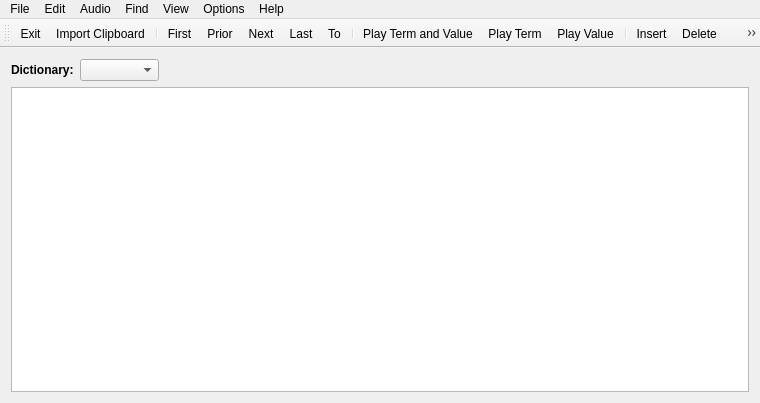
<?xml version="1.0" encoding="UTF-8"?>
<ui version="4.0">
 <class>UiMain</class>
 <widget class="QMainWindow" name="UiMain">
  <property name="geometry">
   <rect>
    <x>0</x>
    <y>0</y>
    <width>760</width>
    <height>403</height>
   </rect>
  </property>
  <widget class="QWidget" name="centralWidget">
   <layout class="QGridLayout" name="gridLayout">
    <item row="0" column="0">
     <layout class="QVBoxLayout" name="verticalLayout">
      <item>
       <layout class="QHBoxLayout" name="horizontalLayout">
        <item>
         <widget class="QLabel" name="label_2">
          <property name="text">
           <string>&lt;b&gt;Dictionary:&lt;/b&gt;</string>
          </property>
         </widget>
        </item>
        <item>
         <widget class="QComboBox" name="cboDictPath">
          <property name="font">
           <font>
            <weight>75</weight>
            <bold>true</bold>
           </font>
          </property>
         </widget>
        </item>
        <item>
         <widget class="QLabel" name="lblDictInfo">
          <property name="text">
           <string/>
          </property>
         </widget>
        </item>
        <item>
         <spacer name="horizontalSpacer">
          <property name="orientation">
           <enum>Qt::Horizontal</enum>
          </property>
          <property name="sizeHint" stdset="0">
           <size>
            <width>40</width>
            <height>20</height>
           </size>
          </property>
         </spacer>
        </item>
       </layout>
      </item>
      <item>
       <widget class="QTableView" name="tvInfo"/>
      </item>
     </layout>
    </item>
   </layout>
  </widget>
  <widget class="QMenuBar" name="menuBar">
   <property name="geometry">
    <rect>
     <x>0</x>
     <y>0</y>
     <width>760</width>
     <height>27</height>
    </rect>
   </property>
   <widget class="QMenu" name="menuFile">
    <property name="title">
     <string>File</string>
    </property>
    <addaction name="actFile_CreateDb"/>
    <addaction name="separator"/>
    <addaction name="actFile_ImportCsv"/>
    <addaction name="actFile_ImportClipboard"/>
    <addaction name="separator"/>
    <addaction name="actFile_ExportCsv"/>
    <addaction name="actFile_ExportPdf"/>
    <addaction name="actFile_ExportClipboard"/>
    <addaction name="separator"/>
    <addaction name="actFile_Exit"/>
   </widget>
   <widget class="QMenu" name="menuEdit">
    <property name="title">
     <string>Edit</string>
    </property>
    <addaction name="actEdit_First"/>
    <addaction name="actEdit_Prior"/>
    <addaction name="actEdit_Next"/>
    <addaction name="actEdit_Last"/>
    <addaction name="actEdit_To"/>
    <addaction name="separator"/>
    <addaction name="actEdit_Insert"/>
    <addaction name="actEdit_Delete"/>
    <addaction name="actEdit_Edit"/>
    <addaction name="actEdit_Learned"/>
    <addaction name="actEdit_Marked"/>
    <addaction name="separator"/>
   </widget>
   <widget class="QMenu" name="menuView">
    <property name="title">
     <string>View</string>
    </property>
    <addaction name="actView_ShowHide"/>
    <addaction name="separator"/>
    <addaction name="actView_ZoomIn"/>
    <addaction name="actView_ZoomOut"/>
    <addaction name="actView_ZoomDefault"/>
   </widget>
   <widget class="QMenu" name="menuOptions">
    <property name="title">
     <string>Options</string>
    </property>
    <addaction name="actOptions_TagsEditor"/>
    <addaction name="actOptions_Settings"/>
   </widget>
   <widget class="QMenu" name="menuHelp">
    <property name="title">
     <string>Help</string>
    </property>
    <addaction name="actHelp_About"/>
   </widget>
   <widget class="QMenu" name="menuFind">
    <property name="title">
     <string>Find</string>
    </property>
    <addaction name="actFind_Search"/>
   </widget>
   <widget class="QMenu" name="menuAudio">
    <property name="title">
     <string>Audio</string>
    </property>
    <addaction name="actEdit_PlayTermValue"/>
    <addaction name="actEdit_PlayTerm"/>
    <addaction name="actEdit_PlayValue"/>
   </widget>
   <addaction name="menuFile"/>
   <addaction name="menuEdit"/>
   <addaction name="menuAudio"/>
   <addaction name="menuFind"/>
   <addaction name="menuView"/>
   <addaction name="menuOptions"/>
   <addaction name="menuHelp"/>
  </widget>
  <widget class="QToolBar" name="toolBar">
   <property name="windowTitle">
    <string>toolBar</string>
   </property>
   <attribute name="toolBarArea">
    <enum>TopToolBarArea</enum>
   </attribute>
   <attribute name="toolBarBreak">
    <bool>false</bool>
   </attribute>
   <addaction name="actFile_Exit"/>
   <addaction name="actFile_ImportClipboard"/>
   <addaction name="separator"/>
   <addaction name="actEdit_First"/>
   <addaction name="actEdit_Prior"/>
   <addaction name="actEdit_Next"/>
   <addaction name="actEdit_Last"/>
   <addaction name="actEdit_To"/>
   <addaction name="separator"/>
   <addaction name="actEdit_PlayTermValue"/>
   <addaction name="actEdit_PlayTerm"/>
   <addaction name="actEdit_PlayValue"/>
   <addaction name="separator"/>
   <addaction name="actEdit_Insert"/>
   <addaction name="actEdit_Delete"/>
   <addaction name="actEdit_Edit"/>
   <addaction name="actEdit_Learned"/>
   <addaction name="actEdit_Marked"/>
   <addaction name="separator"/>
   <addaction name="actFind_Search"/>
   <addaction name="separator"/>
   <addaction name="actView_ShowHide"/>
   <addaction name="separator"/>
   <addaction name="actOptions_TagsEditor"/>
   <addaction name="actOptions_Settings"/>
  </widget>
  <action name="actFile_CreateDb">
   <property name="icon">
    <iconset resource="../Resources/App.qrc">
     <normaloff>:/Menu/Menu/createDb.png</normaloff>:/Menu/Menu/createDb.png</iconset>
   </property>
   <property name="text">
    <string>Create Db...</string>
   </property>
   <property name="shortcut">
    <string>Ctrl+N</string>
   </property>
  </action>
  <action name="actFile_ImportCsv">
   <property name="icon">
    <iconset resource="../Resources/App.qrc">
     <normaloff>:/Menu/Menu/ImportCsv.png</normaloff>:/Menu/Menu/ImportCsv.png</iconset>
   </property>
   <property name="text">
    <string>Import CSV...</string>
   </property>
   <property name="toolTip">
    <string>Import CSV</string>
   </property>
  </action>
  <action name="actFile_ExportCsv">
   <property name="icon">
    <iconset resource="../Resources/App.qrc">
     <normaloff>:/Menu/Menu/exportCsv.png</normaloff>:/Menu/Menu/exportCsv.png</iconset>
   </property>
   <property name="text">
    <string>Export CSV...</string>
   </property>
  </action>
  <action name="actFile_ExportPdf">
   <property name="icon">
    <iconset resource="../Resources/App.qrc">
     <normaloff>:/Menu/Menu/exportPdf.png</normaloff>:/Menu/Menu/exportPdf.png</iconset>
   </property>
   <property name="text">
    <string>Export PDF...</string>
   </property>
  </action>
  <action name="actFile_Exit">
   <property name="icon">
    <iconset resource="../Resources/App.qrc">
     <normaloff>:/Menu/Menu/Exit.png</normaloff>:/Menu/Menu/Exit.png</iconset>
   </property>
   <property name="text">
    <string>Exit</string>
   </property>
   <property name="shortcut">
    <string>Ctrl+Q</string>
   </property>
  </action>
  <action name="actEdit_First">
   <property name="icon">
    <iconset resource="../Resources/App.qrc">
     <normaloff>:/Menu/Menu/First.png</normaloff>:/Menu/Menu/First.png</iconset>
   </property>
   <property name="text">
    <string>First</string>
   </property>
   <property name="shortcut">
    <string>Ctrl+Home</string>
   </property>
  </action>
  <action name="actEdit_Next">
   <property name="icon">
    <iconset resource="../Resources/App.qrc">
     <normaloff>:/Menu/Menu/Next.png</normaloff>:/Menu/Menu/Next.png</iconset>
   </property>
   <property name="text">
    <string>Next</string>
   </property>
  </action>
  <action name="actEdit_Last">
   <property name="icon">
    <iconset resource="../Resources/App.qrc">
     <normaloff>:/Menu/Menu/Last.png</normaloff>:/Menu/Menu/Last.png</iconset>
   </property>
   <property name="text">
    <string>Last</string>
   </property>
   <property name="shortcut">
    <string>Ctrl+End</string>
   </property>
  </action>
  <action name="actEdit_Insert">
   <property name="icon">
    <iconset resource="../Resources/App.qrc">
     <normaloff>:/Menu/Menu/Insert.png</normaloff>:/Menu/Menu/Insert.png</iconset>
   </property>
   <property name="text">
    <string>Insert</string>
   </property>
   <property name="shortcut">
    <string>Ins</string>
   </property>
  </action>
  <action name="actEdit_Delete">
   <property name="icon">
    <iconset resource="../Resources/App.qrc">
     <normaloff>:/Menu/Menu/Delete.png</normaloff>:/Menu/Menu/Delete.png</iconset>
   </property>
   <property name="text">
    <string>Delete</string>
   </property>
   <property name="shortcut">
    <string>Del</string>
   </property>
  </action>
  <action name="actEdit_Prior">
   <property name="icon">
    <iconset resource="../Resources/App.qrc">
     <normaloff>:/Menu/Menu/Prior.png</normaloff>:/Menu/Menu/Prior.png</iconset>
   </property>
   <property name="text">
    <string>Prior</string>
   </property>
  </action>
  <action name="actEdit_Edit">
   <property name="icon">
    <iconset resource="../Resources/App.qrc">
     <normaloff>:/Menu/Menu/Edit.png</normaloff>:/Menu/Menu/Edit.png</iconset>
   </property>
   <property name="text">
    <string>Edit</string>
   </property>
   <property name="shortcut">
    <string>F2</string>
   </property>
  </action>
  <action name="actFind_Search">
   <property name="icon">
    <iconset resource="../Resources/App.qrc">
     <normaloff>:/Menu/Menu/Search.png</normaloff>:/Menu/Menu/Search.png</iconset>
   </property>
   <property name="text">
    <string>Search...</string>
   </property>
   <property name="shortcut">
    <string>F3</string>
   </property>
  </action>
  <action name="actView_ZoomIn">
   <property name="icon">
    <iconset resource="../Resources/App.qrc">
     <normaloff>:/Menu/Menu/ZoomIn.png</normaloff>:/Menu/Menu/ZoomIn.png</iconset>
   </property>
   <property name="text">
    <string>Zoom In</string>
   </property>
   <property name="shortcut">
    <string>Ctrl++</string>
   </property>
  </action>
  <action name="actView_ZoomOut">
   <property name="icon">
    <iconset resource="../Resources/App.qrc">
     <normaloff>:/Menu/Menu/ZoomOut.png</normaloff>:/Menu/Menu/ZoomOut.png</iconset>
   </property>
   <property name="text">
    <string>Zoom Out</string>
   </property>
   <property name="shortcut">
    <string>Ctrl+-</string>
   </property>
  </action>
  <action name="actView_ZoomDefault">
   <property name="icon">
    <iconset resource="../Resources/App.qrc">
     <normaloff>:/Menu/Menu/ZoomDefault.png</normaloff>:/Menu/Menu/ZoomDefault.png</iconset>
   </property>
   <property name="text">
    <string>Zoom Default</string>
   </property>
   <property name="shortcut">
    <string>Ctrl+.</string>
   </property>
  </action>
  <action name="actOptions_Settings">
   <property name="icon">
    <iconset resource="../Resources/App.qrc">
     <normaloff>:/Menu/Menu/Options.png</normaloff>:/Menu/Menu/Options.png</iconset>
   </property>
   <property name="text">
    <string>Settings...</string>
   </property>
   <property name="shortcut">
    <string>Ctrl+P</string>
   </property>
  </action>
  <action name="actHelp_Faq">
   <property name="icon">
    <iconset resource="../Resources/App.qrc">
     <normaloff>:/Menu/Menu/Faq.png</normaloff>:/Menu/Menu/Faq.png</iconset>
   </property>
   <property name="text">
    <string>FAQ</string>
   </property>
   <property name="toolTip">
    <string>FAQ</string>
   </property>
  </action>
  <action name="actHelp_About">
   <property name="icon">
    <iconset resource="../Resources/App.qrc">
     <normaloff>:/Menu/Menu/About.png</normaloff>:/Menu/Menu/About.png</iconset>
   </property>
   <property name="text">
    <string>About</string>
   </property>
  </action>
  <action name="actEdit_To">
   <property name="icon">
    <iconset resource="../Resources/App.qrc">
     <normaloff>:/Menu/Menu/GoTo.png</normaloff>:/Menu/Menu/GoTo.png</iconset>
   </property>
   <property name="text">
    <string>To...</string>
   </property>
   <property name="shortcut">
    <string>Ctrl+G</string>
   </property>
  </action>
  <action name="actFile_ImportClipboard">
   <property name="icon">
    <iconset resource="../Resources/App.qrc">
     <normaloff>:/Menu/Menu/ImportClipboard.png</normaloff>:/Menu/Menu/ImportClipboard.png</iconset>
   </property>
   <property name="text">
    <string>Import Clipboard...</string>
   </property>
   <property name="shortcut">
    <string>Ctrl+V</string>
   </property>
  </action>
  <action name="actEdit_PlayTerm">
   <property name="icon">
    <iconset resource="../Resources/App.qrc">
     <normaloff>:/Menu/Menu/PlaySound.png</normaloff>:/Menu/Menu/PlaySound.png</iconset>
   </property>
   <property name="text">
    <string>Play Term</string>
   </property>
   <property name="toolTip">
    <string>Play Term</string>
   </property>
  </action>
  <action name="actEdit_PlayValue">
   <property name="icon">
    <iconset resource="../Resources/App.qrc">
     <normaloff>:/Menu/Menu/PlaySound.png</normaloff>:/Menu/Menu/PlaySound.png</iconset>
   </property>
   <property name="text">
    <string>Play Value</string>
   </property>
   <property name="toolTip">
    <string>Play Value</string>
   </property>
  </action>
  <action name="actEdit_PlayTermValue">
   <property name="icon">
    <iconset resource="../Resources/App.qrc">
     <normaloff>:/Menu/Menu/PlaySound.png</normaloff>:/Menu/Menu/PlaySound.png</iconset>
   </property>
   <property name="text">
    <string>Play Term and Value</string>
   </property>
   <property name="toolTip">
    <string>Play Term and Value</string>
   </property>
   <property name="shortcut">
    <string>Ctrl+P</string>
   </property>
  </action>
  <action name="actEdit_Learned">
   <property name="icon">
    <iconset resource="../Resources/App.qrc">
     <normaloff>:/Menu/Menu/Learned.png</normaloff>:/Menu/Menu/Learned.png</iconset>
   </property>
   <property name="text">
    <string>Learned</string>
   </property>
   <property name="shortcut">
    <string>Ctrl+L</string>
   </property>
  </action>
  <action name="actEdit_Marked">
   <property name="icon">
    <iconset resource="../Resources/App.qrc">
     <normaloff>:/Menu/Menu/Marked.png</normaloff>:/Menu/Menu/Marked.png</iconset>
   </property>
   <property name="text">
    <string>Marked</string>
   </property>
   <property name="toolTip">
    <string>Marked</string>
   </property>
   <property name="shortcut">
    <string>Ctrl+M</string>
   </property>
  </action>
  <action name="actView_ShowHide">
   <property name="icon">
    <iconset resource="../Resources/App.qrc">
     <normaloff>:/Menu/Menu/ShowHide.png</normaloff>:/Menu/Menu/ShowHide.png</iconset>
   </property>
   <property name="text">
    <string>Show/Hide</string>
   </property>
   <property name="toolTip">
    <string>Show/Hide</string>
   </property>
   <property name="shortcut">
    <string>Ctrl+H</string>
   </property>
  </action>
  <action name="actOptions_TagsEditor">
   <property name="icon">
    <iconset resource="../Resources/App.qrc">
     <normaloff>:/Menu/Menu/TagsEditor.png</normaloff>:/Menu/Menu/TagsEditor.png</iconset>
   </property>
   <property name="text">
    <string>Tags Editor...</string>
   </property>
   <property name="toolTip">
    <string>Tags Editor...</string>
   </property>
   <property name="shortcut">
    <string>Ctrl+T</string>
   </property>
  </action>
  <action name="actFile_ExportClipboard">
   <property name="icon">
    <iconset resource="../Resources/App.qrc">
     <normaloff>:/Menu/Menu/ExportClipboard.png</normaloff>:/Menu/Menu/ExportClipboard.png</iconset>
   </property>
   <property name="text">
    <string>Export Clipboard</string>
   </property>
   <property name="toolTip">
    <string>Export Clipboard</string>
   </property>
   <property name="shortcut">
    <string>Ctrl+C</string>
   </property>
  </action>
 </widget>
 <layoutdefault spacing="6" margin="11"/>
 <resources>
  <include location="../Resources/App.qrc"/>
 </resources>
 <connections/>
</ui>
